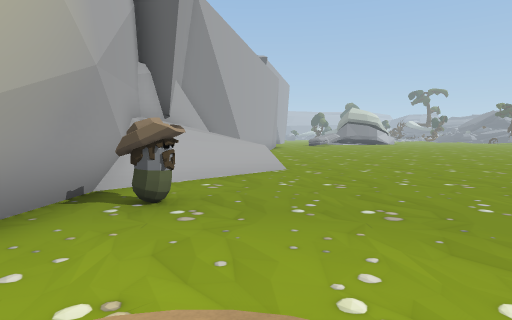
View 1 (above)

24 first-person views from a walk through a Unity game level. The camera is 1.4 m above the floor, tilts 4° down and sees 75° across. The floor is counted in squares, 2 m on a side. Each view is taken from the middle of a square. On the plan, view 1 faces up. The plan holds only what a view shows up to about 10 squares ahead; the rest is blank. The place goes on beyond the plan. The player character is not drawn.

View 2
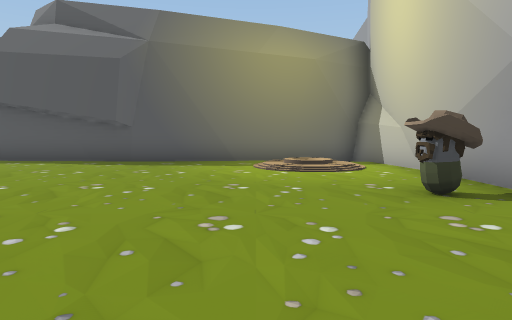

View 3
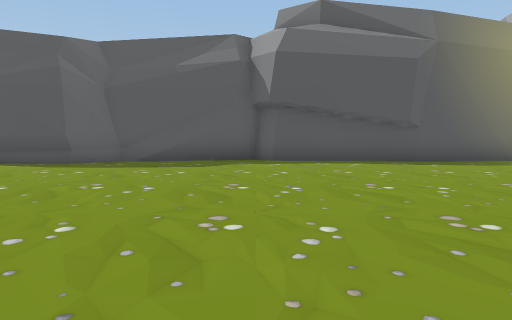

View 4
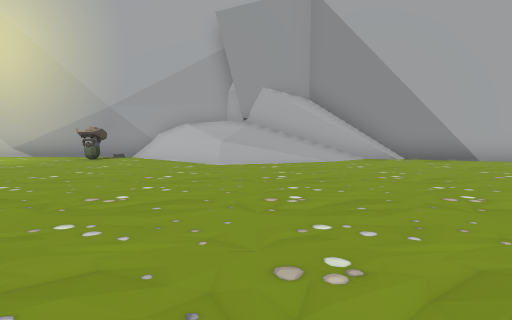

View 5
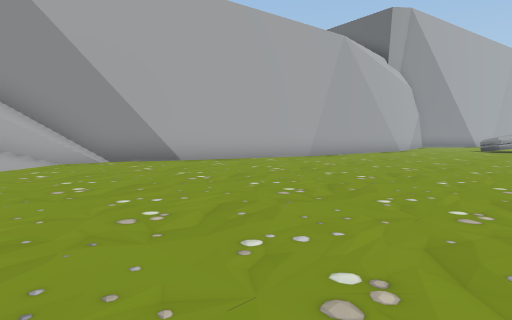

View 6
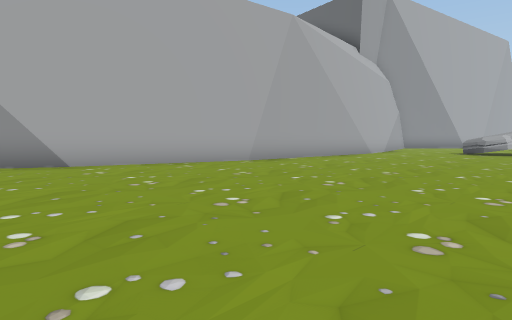

View 7
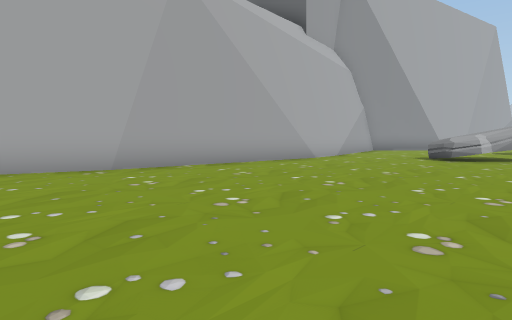

View 8
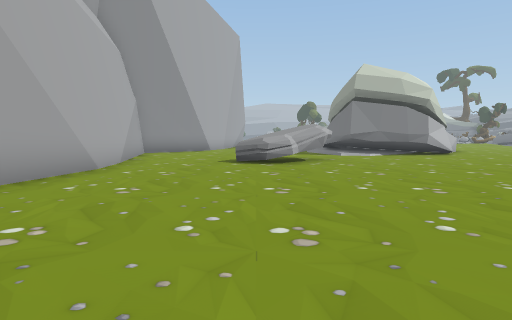

View 9
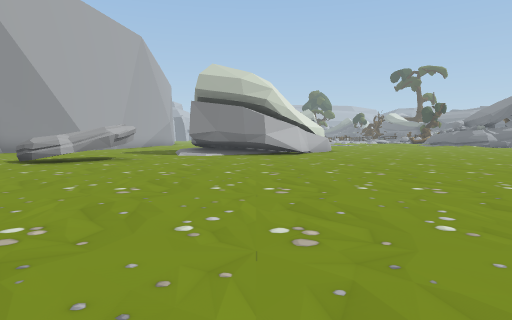

View 10
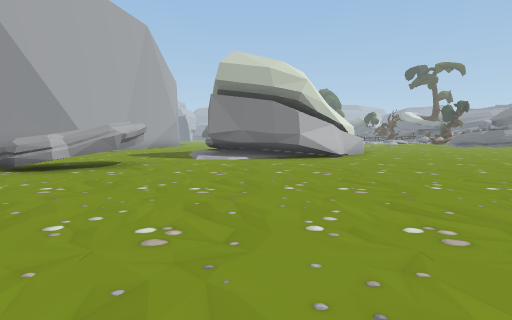

View 11
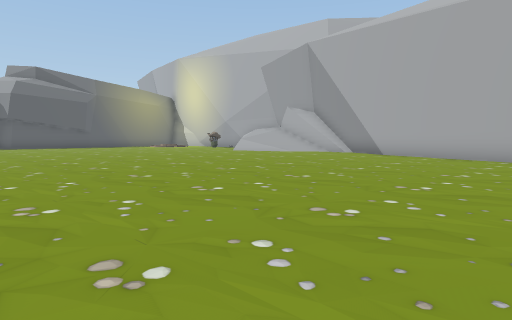

View 12
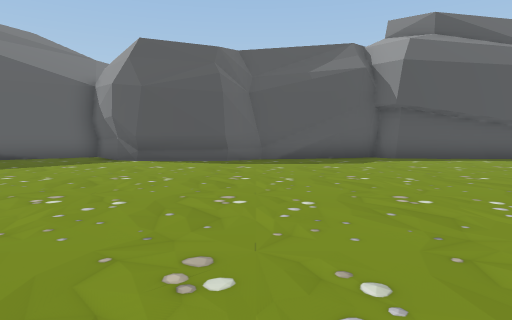

View 13
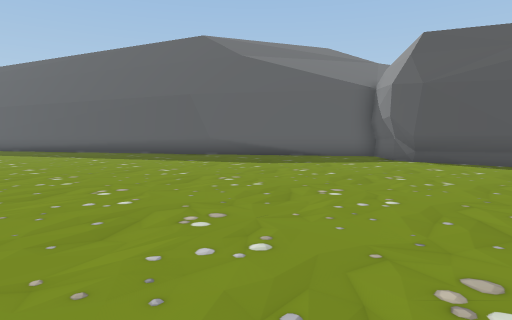

View 14
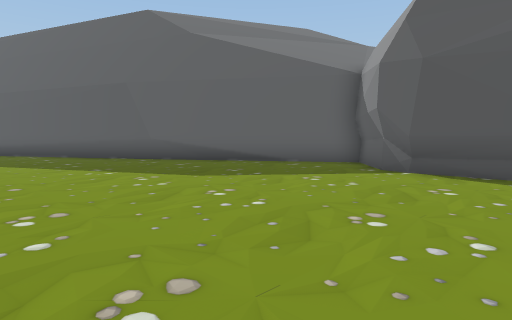

View 15
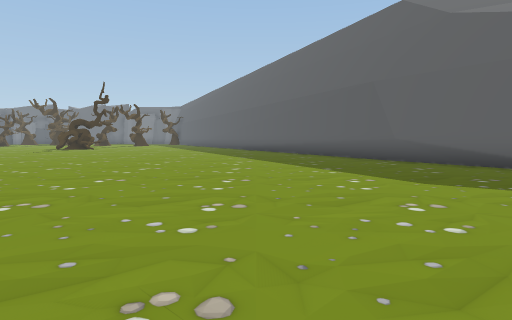

View 16
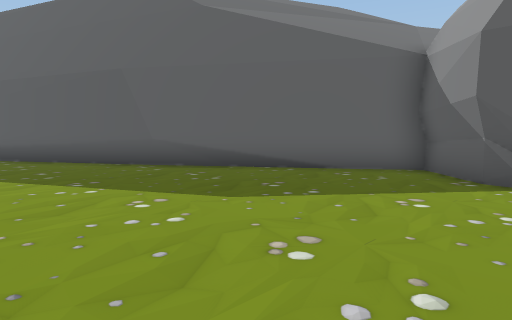

View 17
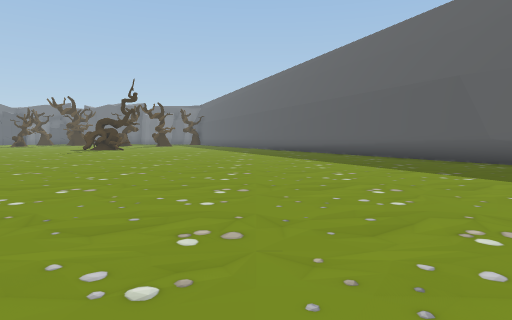

View 18
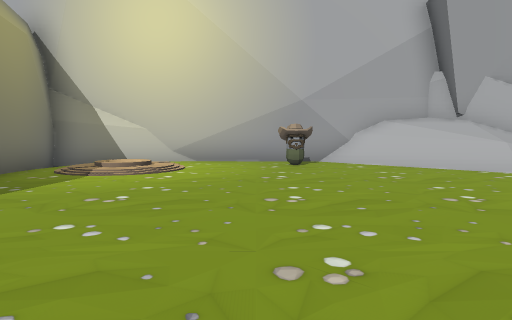

View 19
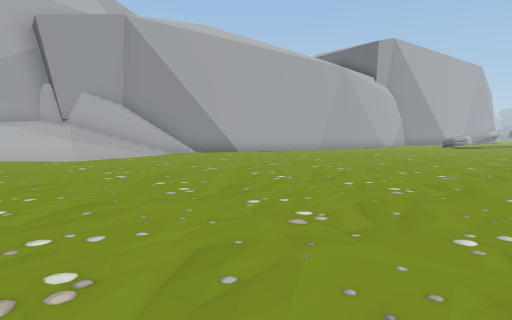

View 20
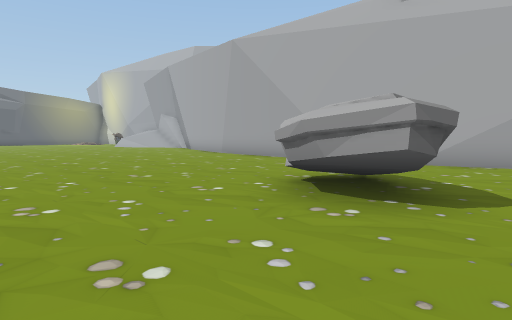

View 21
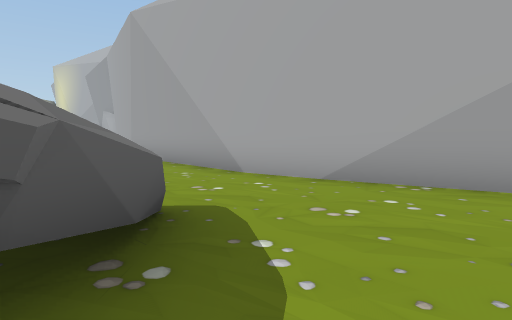

View 22
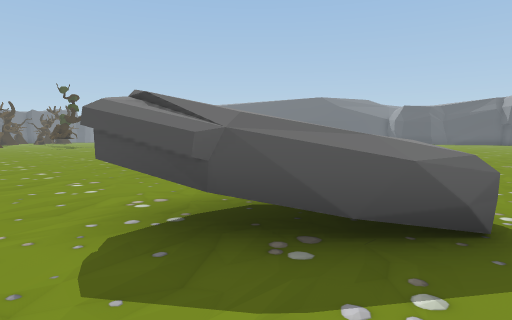

View 23
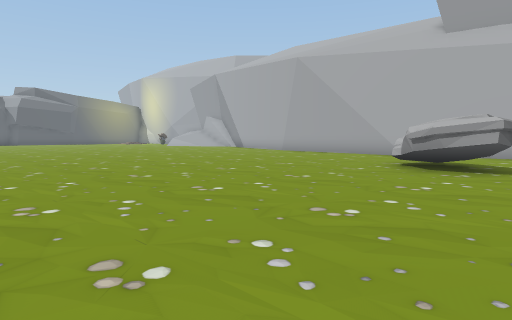

View 24
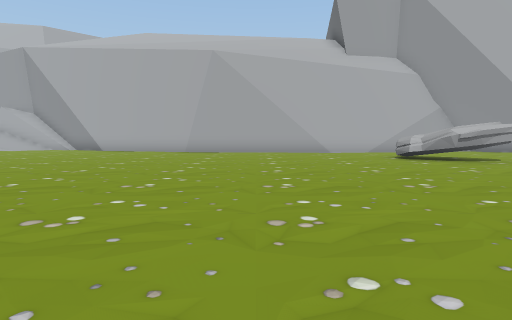

### Floor plan
Points are (right, up) in squares from view 1. A wall is a line through its corners. A room is listed if a view was taken in it or the views show most of it. See-through windows are left out.
Room 1 (views 1, 2, 3, 4, 5, 6, 7, 8, 9, 10, 11, 12, 13, 14, 15, 16, 17, 18, 19, 20, 21, 22, 23, 24)
walls: (1, 20.1) (-0.8, 14.6); (-0.5, 15.4) (-1.9, 12.5); (-1.5, 12.7) (-2.2, 8.8) (-2.8, 8) (-2.2, 5.2); (1.6, 26) (0.9, 19.8); (-2.3, 9.1) (-2.2, 8.5) (-2.5, 8.6); (16.4, -0.5) (17.2, -1) (18.4, -2.5) (23.6, 1.2); (16.4, -0.7) (17.1, -0.9); (11.6, -1.6) (12.9, -1.4) (13.9, -0.6) (16.4, -0.5) (16.8, -0.8); (10.3, -1.6) (12.8, -1.5); (8.4, -1.6) (8.9, -2); (-2.2, 5.5) (-2.5, 0); (9.2, -2) (11.6, -1.4); (4.4, -1.3) (8.5, -1.8); (23.4, 1) (25.6, 2.2); (0.8, 30.4) (1.9, 25.3); (-2.6, 1) (-2.2, -2.5) (0.2, -1.9); (-0.1, -1.9) (4.6, -1.3)
low walls: (0.4, 8.5) (0.6, 8.1) (-2.4, 4.9)
objects: other object (-1, 4); other object (5, 28) to (7, 30)

Positions as (right, up) in squares from view 1, and headings:
1: (0, 0), facing up
2: (1, 8), facing down
3: (9, 8), facing down
4: (9, 9), facing left
5: (8, 10), facing up-left
6: (8, 13), facing up-left
7: (8, 17), facing up-left
8: (5, 19), facing up
9: (11, 19), facing up
10: (10, 21), facing up
11: (12, 21), facing down-left
12: (13, 9), facing down
13: (13, 9), facing down-right
14: (14, 6), facing down-right
15: (14, 5), facing right
16: (16, 5), facing down-right
17: (15, 7), facing right
18: (7, 3), facing left
19: (11, 5), facing up-left
20: (10, 31), facing down-left
21: (6, 31), facing down-left
22: (4, 31), facing down-right
23: (14, 31), facing down-left
24: (16, 23), facing left
